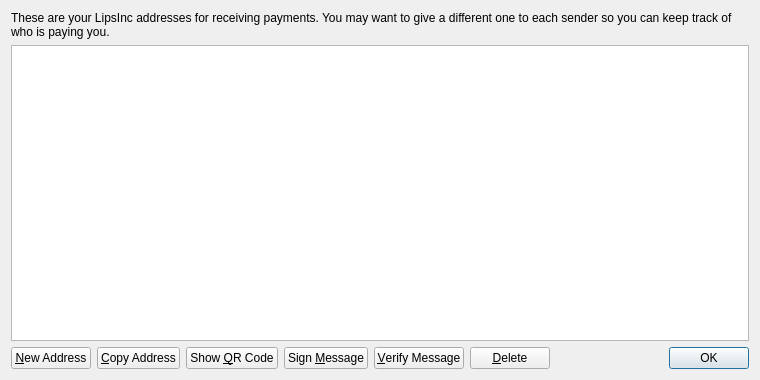
<?xml version="1.0" encoding="UTF-8"?>
<ui version="4.0">
 <class>AddressBookPage</class>
 <widget class="QWidget" name="AddressBookPage">
  <property name="geometry">
   <rect>
    <x>0</x>
    <y>0</y>
    <width>760</width>
    <height>380</height>
   </rect>
  </property>
  <property name="windowTitle">
   <string>Address Book</string>
  </property>
  <layout class="QVBoxLayout" name="verticalLayout">
   <item>
    <widget class="QLabel" name="labelExplanation">
     <property name="text">
      <string>These are your LipsInc addresses for receiving payments. You may want to give a different one to each sender so you can keep track of who is paying you.</string>
     </property>
     <property name="textFormat">
      <enum>Qt::PlainText</enum>
     </property>
     <property name="wordWrap">
      <bool>true</bool>
     </property>
    </widget>
   </item>
   <item>
    <widget class="QTableView" name="tableView">
     <property name="contextMenuPolicy">
      <enum>Qt::CustomContextMenu</enum>
     </property>
     <property name="toolTip">
      <string>Double-click to edit address or label</string>
     </property>
     <property name="tabKeyNavigation">
      <bool>false</bool>
     </property>
     <property name="selectionMode">
      <enum>QAbstractItemView::SingleSelection</enum>
     </property>
     <property name="selectionBehavior">
      <enum>QAbstractItemView::SelectRows</enum>
     </property>
     <property name="sortingEnabled">
      <bool>true</bool>
     </property>
     <attribute name="verticalHeaderVisible">
      <bool>false</bool>
     </attribute>
    </widget>
   </item>
   <item>
    <layout class="QHBoxLayout" name="horizontalLayout">
     <item>
      <widget class="QPushButton" name="newAddressButton">
       <property name="toolTip">
        <string>Create a new address</string>
       </property>
       <property name="text">
        <string>&amp;New Address</string>
       </property>
      </widget>
     </item>
     <item>
      <widget class="QPushButton" name="copyToClipboard">
       <property name="toolTip">
        <string>Copy the currently selected address to the system clipboard</string>
       </property>
       <property name="text">
        <string>&amp;Copy Address</string>
       </property>
      </widget>
     </item>
     <item>
      <widget class="QPushButton" name="showQRCode">
       <property name="text">
        <string>Show &amp;QR Code</string>
       </property>
      </widget>
     </item>
     <item>
      <widget class="QPushButton" name="signMessage">
       <property name="toolTip">
        <string>Sign a message to prove you own a LipsInc address</string>
       </property>
       <property name="text">
        <string>Sign &amp;Message</string>
       </property>
      </widget>
     </item>
     <item>
      <widget class="QPushButton" name="verifyMessage">
       <property name="toolTip">
        <string>Verify a message to ensure it was signed with a specified LipsInc address</string>
       </property>
       <property name="text">
        <string>&amp;Verify Message</string>
       </property>
      </widget>
     </item>
     <item>
      <widget class="QPushButton" name="deleteButton">
       <property name="toolTip">
        <string>Delete the currently selected address from the list</string>
       </property>
       <property name="text">
        <string>&amp;Delete</string>
       </property>
      </widget>
     </item>
     <item>
      <spacer name="horizontalSpacer">
       <property name="orientation">
        <enum>Qt::Horizontal</enum>
       </property>
       <property name="sizeHint" stdset="0">
        <size>
         <width>40</width>
         <height>20</height>
        </size>
       </property>
      </spacer>
     </item>
     <item>
      <widget class="QDialogButtonBox" name="buttonBox">
       <property name="sizePolicy">
        <sizepolicy hsizetype="Maximum" vsizetype="Fixed">
         <horstretch>0</horstretch>
         <verstretch>0</verstretch>
        </sizepolicy>
       </property>
       <property name="standardButtons">
        <set>QDialogButtonBox::Ok</set>
       </property>
      </widget>
     </item>
    </layout>
   </item>
  </layout>
 </widget>
 <resources>
  <include location="../bitcoin.qrc"/>
 </resources>
 <connections/>
</ui>
